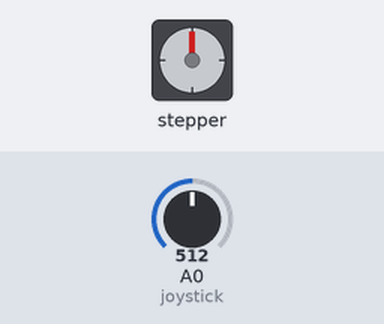
Bench run of a sketch on a simulated Arduino Uno, built with avr-gcc and run on an emulated ATmega328P. Shown: stepper motor. The inputs (shaded band) are chosen by the test bench; at power-on: A0 (joystick) = 512. Stepper angles assume 2048 steps per turn.

Above: at 1.2 s.
1.3 s: A0 (joystick) set to 490
At 1.8 s:
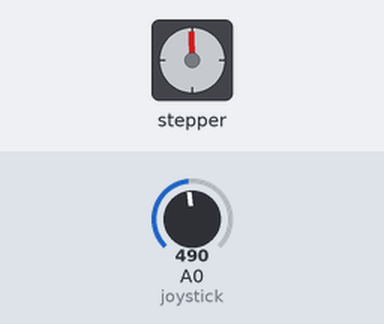
4.3 s: A0 (joystick) set to 306
7.3 s: A0 (joystick) set to 122
At 7.74 s:
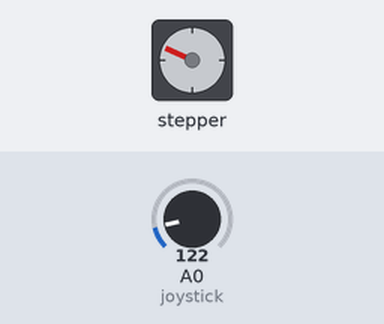
10.3 s: A0 (joystick) set to 0
At 10.47 s:
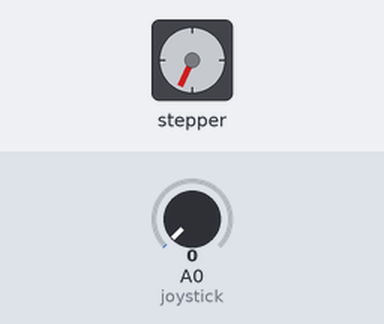
Timing chart, 0 to 17.3 s (numbered marks = the images above; inputs shaded):
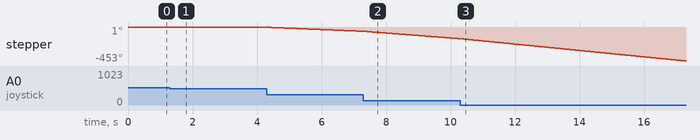

The sketch:

Stepper_Joy_V1.ino
```cpp
#include <Stepper.h>

#define STEPS 32

// define stepper motor control pins
#define IN1 7
#define IN2 6
#define IN3 5
#define IN4 4

// initialize stepper library
Stepper stepper(STEPS, IN4, IN2, IN3, IN1);

// joystick pot output is connected to Arduino A0
#define joystick A0

void setup()
{

}

void loop()
{
// read analog value from the potentiometer
int val = analogRead(joystick);

// if the joystic is in the middle ===> stop the motor
if( (val > 500) && (val < 523) )
{
digitalWrite(IN1, LOW);
digitalWrite(IN2, LOW);
digitalWrite(IN3, LOW);
digitalWrite(IN4, LOW);
}

else
{
// move the motor in the first direction
while (val >= 523)
{
// map the speed between 5 and 500 rpm
int speed_ = map(val, 523, 1023, 5, 500);
// set motor speed
stepper.setSpeed(speed_);

// move the motor (1 step)
stepper.step(1);

val = analogRead(joystick);
}

// move the motor in the other direction
while (val <= 500)
{
// map the speed between 5 and 500 rpm
int speed_ = map(val, 500, 0, 5, 500);
// set motor speed
stepper.setSpeed(speed_);

// move the motor (1 step)
stepper.step(-1);

val = analogRead(joystick);
}

}

}
```
